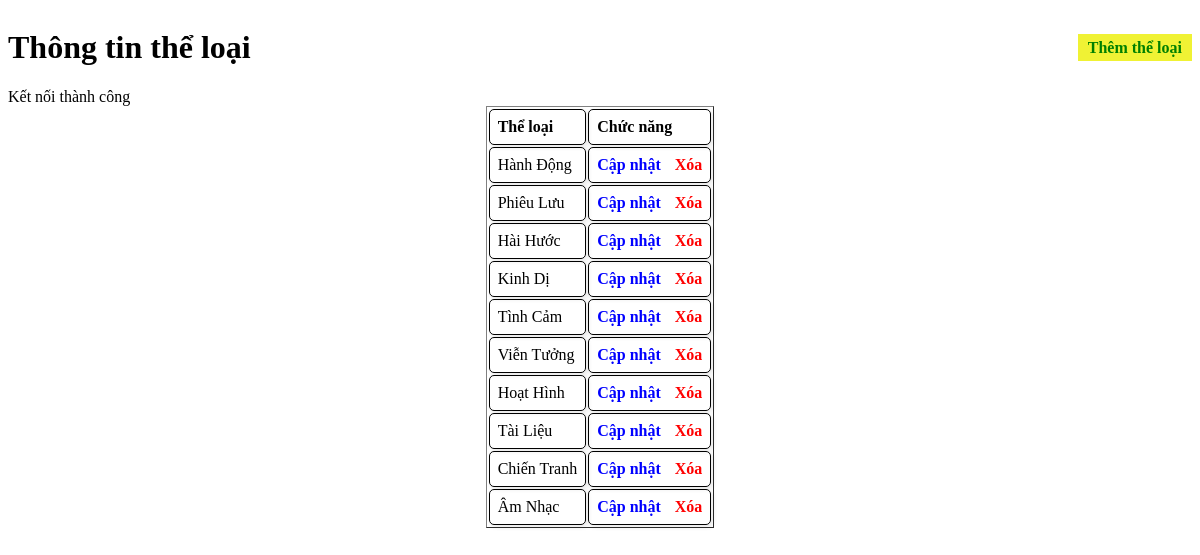
The app's page /Bài21/theloai.php with its own data.
### tables this page shows
CREATE TABLE IF NOT EXISTS the_loai
(
    id           INT PRIMARY KEY AUTO_INCREMENT,
    ten_the_loai VARCHAR(50) NOT NULL
);

### Bài21/theloai.php (the view, shortened to what this page needs)
<!DOCTYPE html>
<html lang="en">
<head>
</head>
<body>
    <div style="display: flex; justify-content: space-between; align-items: center;">
        <h1>Thông tin thể loại</h1>
        <div>
            <a class="btn them" href="index.php?page_layout=themtheloai">Thêm thể loại</a>
        </div>
    </div>
    <table border=1>
        <tr>
            <th>Thể loại</th>
            <th>Chức năng</th>
        </tr>
        <?php
        include("connect.php");
        $sql = "SELECT * FROM the_loai";
        $result = mysqli_query($connect, $sql);
        while ($row = mysqli_fetch_assoc($result)) {
            ?>
            <tr>
                <td><?php echo $row["ten_the_loai"] ?></td>
                <td class="chuc-nang">
                    <a class="sua" href="index.php?page_layout=updatetheloai&id=<?php echo $row["id"] ?>&ten_the_loai=<?php echo $row["ten_the_loai"] ?>">Cập nhật</a>
                    <a class="xoa" href="xoatheloai.php?id=<?php echo $row["id"] ?>">Xóa</a>
                </td>
            </tr>
        <?php } ?>
    </table>
</body>
</html>

### Bài21/theloai.php (style rules this page uses)
table { margin: 0 auto; }
th, td { border: 1px solid black; padding: 8px; text-align: left; border-radius: 5px; box-shadow: 2px 2px 5px rgba(0, 0, 0, 0.1); }
.xoa { color: red; text-decoration: none; font-weight: bold; }
.sua { color: blue; text-decoration: none; font-weight: bold; margin-right: 10px; }
.them { color: green; font-weight: bold; background-color: #f0f234; padding: 5px 10px; text-decoration: none; }

### records on screen
the_loai: ten_the_loai "Hành Động"
the_loai: ten_the_loai "Phiêu Lưu"
the_loai: ten_the_loai "Hài Hước"
the_loai: ten_the_loai "Kinh Dị"
the_loai: ten_the_loai "Tình Cảm"
the_loai: ten_the_loai "Viễn Tưởng"
the_loai: ten_the_loai "Hoạt Hình"
the_loai: ten_the_loai "Tài Liệu"
the_loai: ten_the_loai "Chiến Tranh"
the_loai: ten_the_loai "Âm Nhạc"
